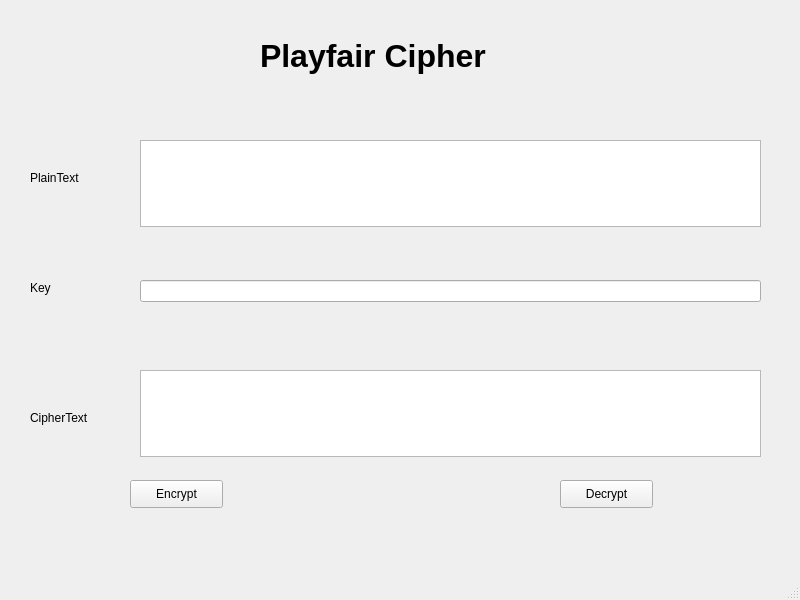
<?xml version="1.0" encoding="UTF-8"?>
<ui version="4.0">
 <class>MainWindow</class>
 <widget class="QMainWindow" name="MainWindow">
  <property name="geometry">
   <rect>
    <x>0</x>
    <y>0</y>
    <width>800</width>
    <height>600</height>
   </rect>
  </property>
  <property name="windowTitle">
   <string>MainWindow</string>
  </property>
  <widget class="QWidget" name="centralwidget">
   <widget class="QLabel" name="label">
    <property name="geometry">
     <rect>
      <x>260</x>
      <y>30</y>
      <width>331</width>
      <height>51</height>
     </rect>
    </property>
    <property name="font">
     <font>
      <pointsize>24</pointsize>
      <weight>75</weight>
      <bold>true</bold>
     </font>
    </property>
    <property name="text">
     <string>Playfair Cipher</string>
    </property>
   </widget>
   <widget class="QLabel" name="label_2">
    <property name="geometry">
     <rect>
      <x>30</x>
      <y>170</y>
      <width>55</width>
      <height>16</height>
     </rect>
    </property>
    <property name="text">
     <string>PlainText</string>
    </property>
   </widget>
   <widget class="QLabel" name="label_3">
    <property name="geometry">
     <rect>
      <x>30</x>
      <y>410</y>
      <width>71</width>
      <height>16</height>
     </rect>
    </property>
    <property name="text">
     <string>CipherText</string>
    </property>
   </widget>
   <widget class="QLabel" name="label_4">
    <property name="geometry">
     <rect>
      <x>30</x>
      <y>280</y>
      <width>55</width>
      <height>16</height>
     </rect>
    </property>
    <property name="text">
     <string>Key</string>
    </property>
   </widget>
   <widget class="QTextEdit" name="txt_plain_text">
    <property name="geometry">
     <rect>
      <x>140</x>
      <y>140</y>
      <width>621</width>
      <height>87</height>
     </rect>
    </property>
   </widget>
   <widget class="QTextEdit" name="txt_cipher_text">
    <property name="geometry">
     <rect>
      <x>140</x>
      <y>370</y>
      <width>621</width>
      <height>87</height>
     </rect>
    </property>
   </widget>
   <widget class="QLineEdit" name="txt_key">
    <property name="geometry">
     <rect>
      <x>140</x>
      <y>280</y>
      <width>621</width>
      <height>22</height>
     </rect>
    </property>
   </widget>
   <widget class="QPushButton" name="btn_encrypt">
    <property name="geometry">
     <rect>
      <x>130</x>
      <y>480</y>
      <width>93</width>
      <height>28</height>
     </rect>
    </property>
    <property name="text">
     <string>Encrypt</string>
    </property>
   </widget>
   <widget class="QPushButton" name="btn_decrypt">
    <property name="geometry">
     <rect>
      <x>560</x>
      <y>480</y>
      <width>93</width>
      <height>28</height>
     </rect>
    </property>
    <property name="text">
     <string>Decrypt</string>
    </property>
   </widget>
  </widget>
  <widget class="QMenuBar" name="menubar">
   <property name="geometry">
    <rect>
     <x>0</x>
     <y>0</y>
     <width>800</width>
     <height>26</height>
    </rect>
   </property>
  </widget>
  <widget class="QStatusBar" name="statusbar"/>
 </widget>
 <resources/>
 <connections/>
</ui>
